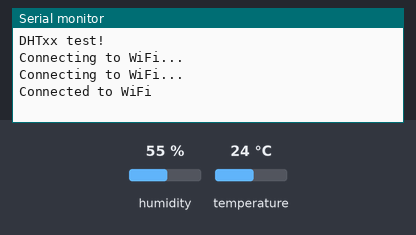
Recording of a sketch running on a simulated ESP32. Shown: the last lines printed to the serial monitor. The inputs (shaded band) are chosen by the test bench; at power-on: humidity 55 %, temperature 24 °C. WiFi joins after 1.5 s; servers stay silent unless stated; uploads are accepted with an empty reply.

Above: at 3.2 s.
3.3 s: humidity set to 22 %
At 4.6 s:
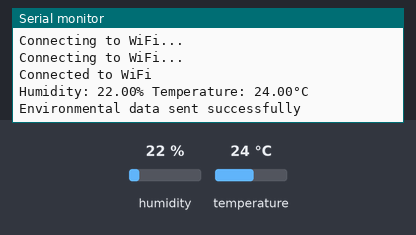
6.6 s: temperature set to 12 °C
At 8.63 s:
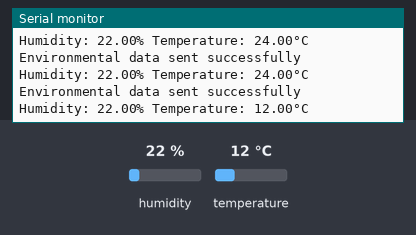
9.9 s: humidity set to 40 %
At 12.3 s:
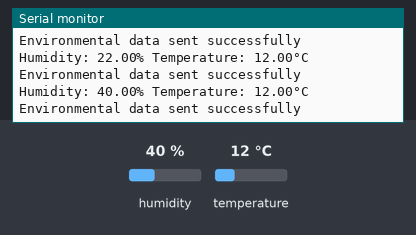

Measured:
- after the input at 3.3 s, the serial monitor: prints a new line after 0.73 s (image 1)
- after the input at 6.6 s, the serial monitor: prints a new line after 1.9 s (image 2)
- after the input at 9.9 s, the serial monitor: prints a new line after 0.80 s (image 3)

The sketch:

DHT_Unified_Sensor.ino
```cpp
#include <DHT.h>
#include <WiFi.h>
#include <HTTPClient.h>

#define DHTPIN 5     // Digital pin connected to the DHT sensor
#define DHTTYPE DHT11 // DHT 11

const char* ssid = "device";
const char* password = "12345678";
const char* serverUrl = "https://adsds-d13a7574abf3.herokuapp.com/environmentalData"; // Update the endpoint URL

DHT dht(DHTPIN, DHTTYPE);

void setup() {
  Serial.begin(9600);
  Serial.println("DHTxx test!");

  dht.begin();

  connectToWiFi();
}

void loop() {
  delay(2000); // Wait a few seconds between measurements.

  float humidity = dht.readHumidity();
  float temperature = dht.readTemperature();

  if (isnan(humidity) || isnan(temperature)) {
    Serial.println("Failed to read from DHT sensor!");
    return;
  }

  Serial.print("Humidity: ");
  Serial.print(humidity);
  Serial.print("% Temperature: ");
  Serial.print(temperature);
  Serial.println("°C");

  sendEnvironmentalDataToServer(humidity, temperature);
}

void connectToWiFi() {
  WiFi.begin(ssid, password);
  while (WiFi.status() != WL_CONNECTED) {
    delay(1000);
    Serial.println("Connecting to WiFi...");
  }
  Serial.println("Connected to WiFi");
}

void sendEnvironmentalDataToServer(float humidity, float temperature) {
  HTTPClient http;
  http.begin(serverUrl);
  http.addHeader("Content-Type", "application/json");

  // Format the JSON payload with humidity and temperature values
  String requestBody = "{\"humidity\": " + String(humidity) + ", \"temperature\": " + String(temperature) + "}";

  int httpResponseCode = http.POST(requestBody);
  if (httpResponseCode > 0) {
    Serial.println("Environmental data sent successfully");
  } else {
    Serial.print("Error sending environmental data: ");
    Serial.println(httpResponseCode);
  }
  http.end();
}
```
